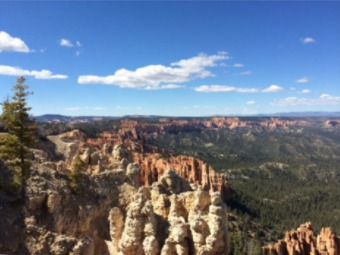
#> input picture video_operations/image1.jpeg, 340 x 255 px, given in place of the camera
$ python save_key_events.py --output out.png
#> lines starting #> are read from the running program, lines starting #| are printed output that depends on the picture; after the words box and inside, x2 and y2 are one past the last pixel; in counts of white or black regions, pixels touching at a corner belong together
### video_operations/videoutils.py
import datetime
from threading import Thread
import cv2

class FPS:
    # [4 lines left out: function __init__, not called in this run]

    def start(self):
        self._start = datetime.datetime.now()
        return self

    def stop(self):
        self._end = datetime.datetime.now()

    def update(self):
        self._numFrames += 1

    def elapsed(self):
        return (self._end - self._start).total_seconds()

    def fps(self):
        return self._numFrames/self.elapsed()

class WebcamVideoStream:
    def __init__(self ,src = 0):
        # initialize the video camera stream and read the first frame
		# from the stream
        #self.grabbed is either true or false.It determines whether flamed was grabbed or not.
        #self.frame is the actual grabbed frame.
#> called with src = 0
        self.stream = cv2.VideoCapture(src)
        (self.grabbed ,self.frame) = self.stream.read()
#> self.frame is the input picture: shape (255, 340, 3); mean B, G, R 137.6, 118.4, 105.9

        # initialize the variable used to indicate if the thread should
		# be stopped
        self.stopped = False

    def start(self):
        # start the thread to read frames from the video stream
        Thread(target=self.update ,args=()).start()
        return self

    def update(self):
        # keep looping infinitely until the thread is stopped
        while True:
            # if the thread indicator variable is set, stop the thread
            if self.stopped == True:
                return

            # otherwise, read the next frame from the stream
            (self.grabbed ,self.frame) = self.stream.read()

    def read(self):
        # return the frame most recently read
        return self.frame

    def stop(self):
        self.stopped = True

### video_operations/helper/keyclipwriter.py
from collections import deque
from threading import Thread
from queue import Queue
import time
import cv2

class KeyClipWriter:
    def __init__(self ,bufSize = 64 ,timeout = 1.0):
        self.bufSize = bufSize
        self.timeout = timeout

        self.frames = deque(maxlen=bufSize)
        self.Q = None
        self.writer = None
        self.thread = None
        self.recording = False

    def update(self , frame):
        self.frames.appendleft(frame)

        if self.recording:
            self.Q.put(frame)

    # [36 lines left out: functions start, _write, flush, finish, not called in this run]

### video_operations/save_key_events.py
from helper.keyclipwriter import KeyClipWriter
from videoutils import WebcamVideoStream
import argparse
import datetime
import cv2
import imutils
import time

ap = argparse.ArgumentParser()
ap.add_argument('-o' ,'--output' ,required = True ,help = "path to the output")
ap.add_argument('-f' ,'--fps' ,type = int ,default = 20 ,help = "frames per second")
ap.add_argument('-c' ,'--codec' ,type = str ,default = 'MJPG' ,help = "codec of output video")
ap.add_argument('-b' ,'--buffersize' ,type = int ,default = 32 ,help = "buffer size of video clip writer")
args = vars(ap.parse_args())

print('[INFO] : warming up the camera')
vs = WebcamVideoStream(src = 0).start()
time.sleep(2.0)

greenLower = (29 ,86 ,6)
greenUpper = (64 ,255 ,255)

kcw = KeyClipWriter(bufSize = args['buffersize'])
consecFrames = 0

while True:
	frame = vs.read()
	frame = imutils.resize(frame ,width = 600)

	updateConsecFrames = True

	blurred = cv2.GaussianBlur(frame ,(11 ,11) ,0)
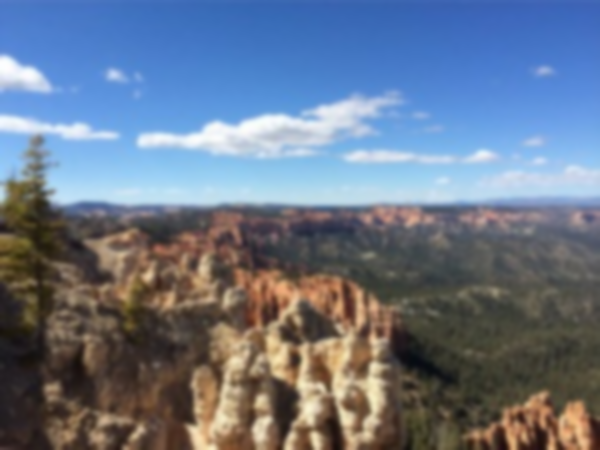
#> blurred: shape (450, 600, 3); mean B, G, R 137.5, 118.3, 105.8
	hsv = cv2.cvtColor(blurred , cv2.COLOR_BGR2HSV)
#> hsv: shape (450, 600, 3); mean H, S, V 69.3, 97.1, 153.3

	mask = cv2.inRange(hsv ,greenLower ,greenUpper)
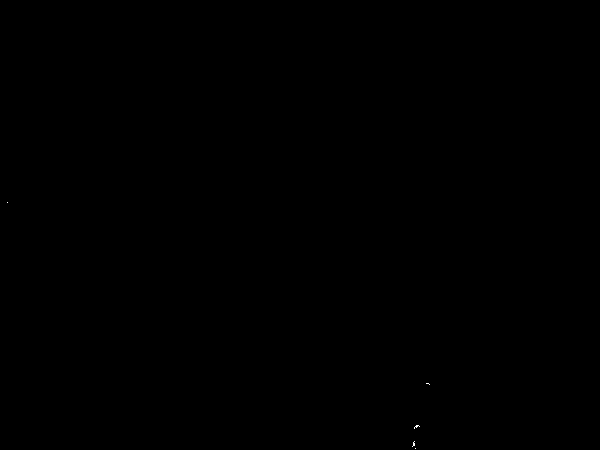
#> mask: shape (450, 600); 0.01% white in thin lines or dots, all inside (x1, y1, x2, y2) = (7, 202, 430, 449)
	mask = cv2.erode(mask ,None ,iterations = 2)
#> mask: shape (450, 600); every value is 0
	mask = cv2.dilate(mask ,None ,iterations = 2)

	cnts ,heirarchy = cv2.findContours(mask.copy() ,cv2.RETR_EXTERNAL ,cv2.CHAIN_APPROX_SIMPLE)
#> cnts = []

	if len(cnts) >0:

		c = max(cnts ,key = cv2.contourArea)
		((x ,y) ,radius) = cv2.minEnclosingCircle(c)
		updateConsecFrames = radius <= 10

		if radius > 10:
			consecFrames = 0
			cv2.circle(frame ,(int(x) ,int(y)) ,int(radius) ,(0 ,0 ,255) ,2)

			if not kcw.recording:
				print("starting to write")
				timestamp = datetime.datetime.now()
				p = "{}-{}".format(timestamp.strftime('%Y-%m-%d-%H-%M-%S'),args['output'])
				kcw.start(p ,cv2.VideoWriter_fourcc(*args["codec"]) ,args['fps'])

	if updateConsecFrames :
		consecFrames += 1

	kcw.update(frame)

	if kcw.recording and consecFrames == args['buffersize']:
		kcw.finish()

	cv2.imshow("Frame" ,frame)
	key = cv2.waitKey(1) & 0xFF
#> (key q is pressed here)

	if key == ord('q'):
		break

if kcw.recording:
	kcw.finish()

cv2.destroyAllWindows()
vs.stop()

$ run again, on video_operations/image2.jpeg
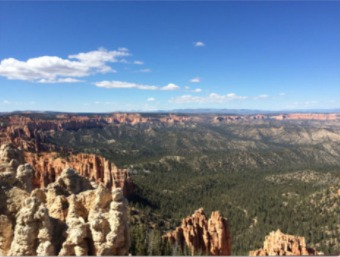
#> input picture video_operations/image2.jpeg, 340 x 257 px, given in place of the camera
#> in __init__, self.frame is the input picture: shape (257, 340, 3); mean B, G, R 140.7, 123.1, 110.1
#> `blurred = cv2.GaussianBlur(frame ,(11 ,11) ,0)`:
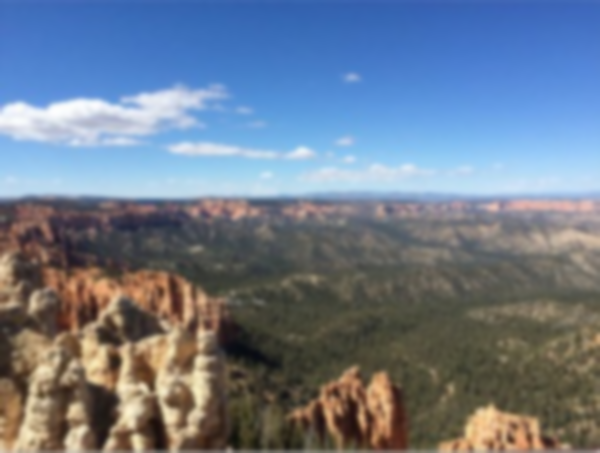
#> blurred: shape (453, 600, 3); mean B, G, R 140.6, 123, 110
#> hsv: shape (453, 600, 3); mean H, S, V 68.7, 93.7, 156.5
#> cnts = 1 item
#> c = [[234, 436], [233, 437], [233, 442], [234, 443], [239, 443], [239, 437], [238, 436]]
#> x = 236.5; y = 439.5; radius = 4.3
#> updateConsecFrames = True

$ run again, on video_operations/stiched.png
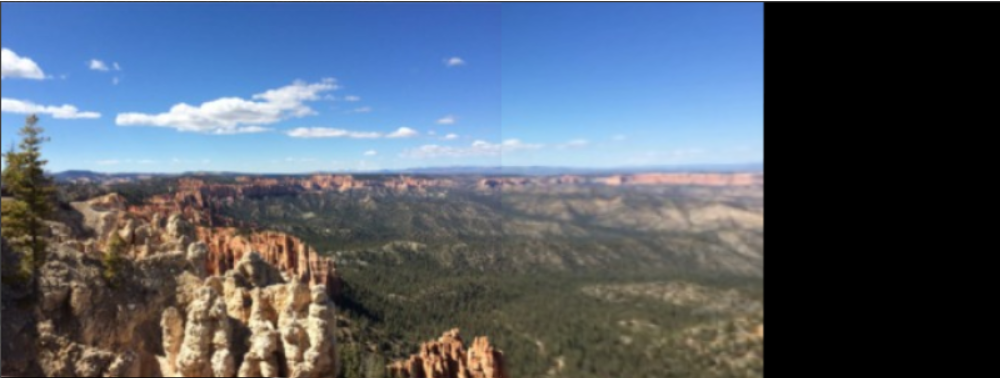
#> input picture video_operations/stiched.png, 1000 x 378 px, given in place of the camera
#> in __init__, self.frame is the input picture: shape (378, 1000, 3); mean B, G, R 109.6, 94.7, 83.6
#> `blurred = cv2.GaussianBlur(frame ,(11 ,11) ,0)`:
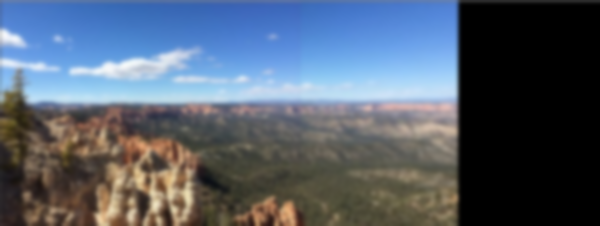
#> blurred: shape (226, 600, 3); mean B, G, R 109.6, 94.6, 83.5
#> hsv: shape (226, 600, 3); mean H, S, V 54.1, 70.3, 120
#> mask: shape (226, 600); every value is 0
#> cnts = []
